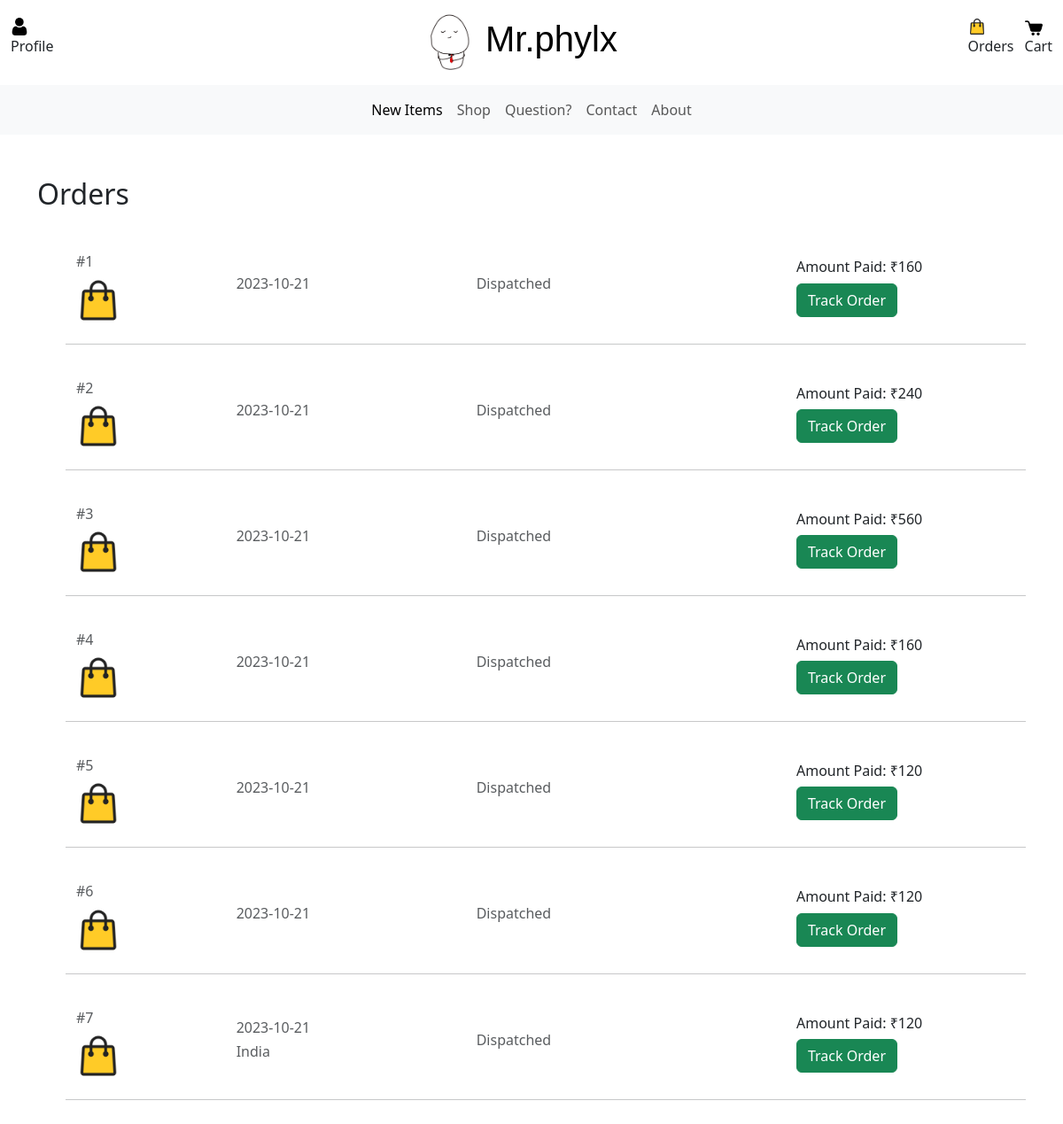
Page /orders (signed in) on the committed database.
### PratyushDoodlesApp/models/UserModel.py (models this page shows, shortened)
class Order(db.Model):
    __tablename__ = 'order'
    id = db.Column(db.Integer, primary_key=True)
    order_date = db.Column(db.Date, nullable=False)
    amount = db.Column(db.Integer, nullable=False)
    status = db.Column(db.String(255), nullable=False)
    user_id = db.Column(db.Integer, db.ForeignKey('user.id'), nullable=False)
    address = db.relationship('Address', backref = 'of_order', lazy=True, uselist=False)
    order_items = db.relationship('OrderItem', backref='of_order', lazy=True)

class Address(db.Model):
    __tablename__ = 'address'
    id = db.Column(db.Integer, primary_key=True)
    recipient_name = db.Column(db.String(255), nullable=False)
    addressLine1 = db.Column(db.String(255), nullable=False)
    addressLine2 = db.Column(db.String(255), nullable=True)
    city = db.Column(db.String(255), nullable=False)
    state = db.Column(db.String(255), nullable=False)
    pincode = db.Column(db.String(255), nullable=False)
    country = db.Column(db.String(255), nullable=False)
    phone_number = db.Column(db.String(15), nullable=False)
    user_id = db.Column(db.Integer, db.ForeignKey('user.id'), nullable=True)
    order_id = db.Column(db.Integer, db.ForeignKey('order.id'), nullable=True)

### PratyushDoodlesApp/business/home.py (the view)
@home_bp.route('/orders')
def orders():
    user = get_current_user()
    data = {}
    if not user:
        data = {
            'show_error': "Logged out!",
        }
    else:
        orders = user.ger_orders()
        data = {
            'user': user,
            'orders': orders
        }
    return render_template('orders.html', data = data)

### PratyushDoodlesApp/business/util.py (called while the page is built)
def get_current_user():
    user_id = session.get('user_id')
    if user_id:
        return User.query.filter_by(id = user_id).first()
    return None

### PratyushDoodlesApp/models/UserModel.py (called while the page is built)
    def ger_orders(self):
        return self.orders

### PratyushDoodlesApp/templates/orders.html
{% extends 'ui/base_page.html' %}
{% block content %}
<div class="container mt-5 text-left">
    {% if data.orders %}
    <h2>Orders</h2>
    <div class="container mt-5 text-left">
        {% for order in data.orders %}
        <ul>
            {% with order = order %}
                {% include 'ui/order_item.html' %}
            {% endwith %}
        </ul>
    {% endfor %}
    </div>
{% endif %}
</div>
{% endblock content %}

### PratyushDoodlesApp/templates/ui/order_item.html
<div class="row mb-2 d-flex justify-content-between align-items-center">
    <div class="col-md-2 col-lg-2 col-xl-2">
        <h6 class="text-muted">#{{ order.id }}</h6>
        <img src="{{ url_for('static', filename='images/ic_order.png') }}" alt="Product" class="rounded-3 ic-50" />
    </div>
    <div class="col-md-3 col-lg-3 col-xl-3">
        <h6 class="text-muted">{{ order.order_date }}</h6>
        <h6 class="text-muted">{{ order.address.country }}</h6>
    </div>
    <div class="col-md-3 col-lg-3 col-xl-3">
        <h6 class="text-muted">{{ order.status }}</h6>
    </div>
    <div class="col-md-3 col-lg-3 col-xl-3 offset-lg-1">
        <h6 class="mb-2">Amount Paid: ₹{{ order.amount }}</h6>
        <button class="btn btn-success">Track Order</h6>
    </div>
    <hr class="my-4">
</div>

### PratyushDoodlesApp/static/styles/custom.css (style rules this page uses)
* { margin: 0; padding: 0; box-sizing: border-box; }
body { margin: 0; padding: 0; }
.ic-50 { width: 50px; height: 50px; }

### PratyushDoodlesApp/static/styles/product_card.css (style rules this page uses)
body { font-family: 'Muli', sans-serif; background: #ddd; }

### rows in the picture
Order: id "1", order_date "2023-10-21", status "Dispatched", amount "160"
Order: id "2", order_date "2023-10-21", status "Dispatched", amount "240"
Order: id "3", order_date "2023-10-21", status "Dispatched", amount "560"
Order: id "4", order_date "2023-10-21", status "Dispatched", amount "160"
Order: id "5", order_date "2023-10-21", status "Dispatched", amount "120"
Order: id "6", order_date "2023-10-21", status "Dispatched", amount "120"
Order: id "7", order_date "2023-10-21", address.country "India", status "Dispatched", amount "120"
